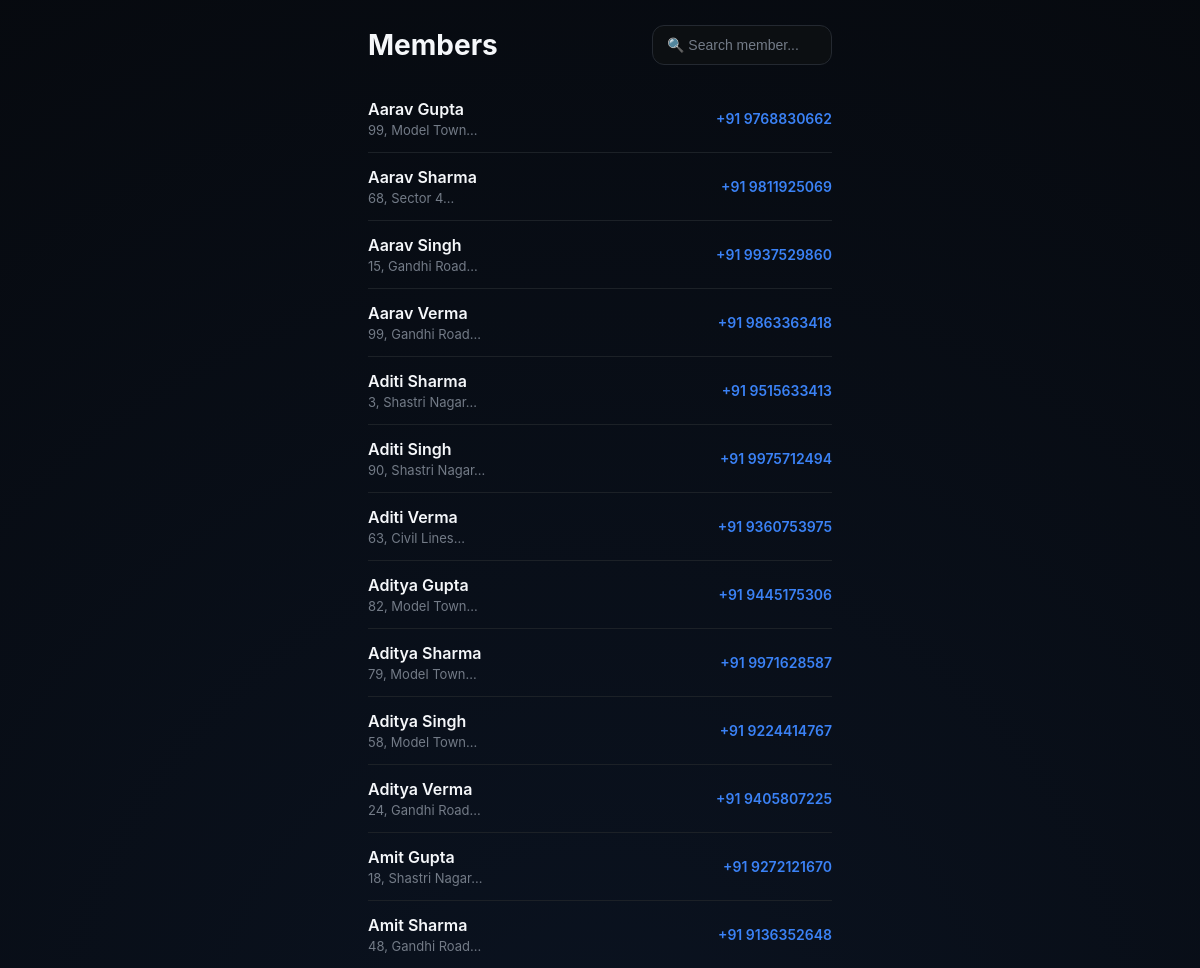
The page /members (signed in, upper part) on the database as committed earlier.
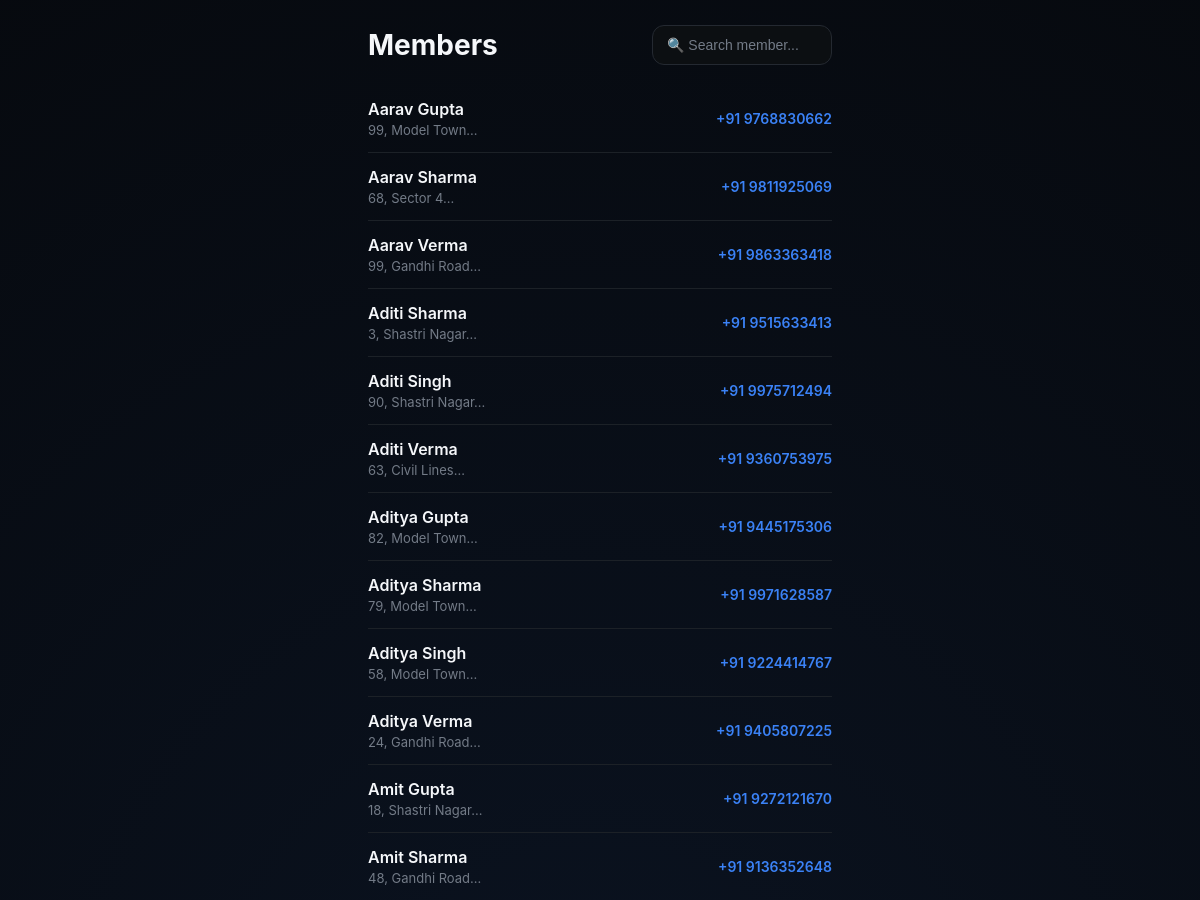
The same page on the database as committed later.
### models.py (models this page shows, shortened)
class Member(db.Model):
    __tablename__ = "member"
    id = db.Column(db.Integer, primary_key=True)
    owner_id = db.Column(
        db.Integer,
        db.ForeignKey("gym_owner.id"),
        nullable=False,
        index=True
    )
    name = db.Column(db.String(100), nullable=False)
    address = db.Column(db.String(150), nullable=False)
    phone = db.Column(db.String(15), nullable=False)
    join_date = db.Column(db.Date, nullable=False)
    notes = db.Column(db.Text)
    membership_active = db.Column(db.Boolean, default=True, nullable=False)
    send_membership_reminder = db.Column(db.Boolean, default=True)
    current_plan_id = db.Column(
        db.Integer,
        db.ForeignKey("membership_plan.id")
    )
    current_plan = db.relationship("MembershipPlan", foreign_keys=[current_plan_id])
    membership_start = db.Column(db.Date)
    membership_expiry = db.Column(db.Date)
    memberships = db.relationship(
        "Membership",
        backref="member",
        lazy=True,
        cascade="all, delete-orphan"
    )
    attendance = db.relationship(
        "Attendance",
        backref="member",
        lazy=True,
        cascade="all, delete-orphan"
    )
    __table_args__ = (
        db.UniqueConstraint(
            "owner_id",
            "name",
            name="uq_owner_member_name"
        ),
    )

### routes/members.py (the view)
@members_bp.route("/members")
@login_required
def members():
    members = Member.query.filter_by(owner_id=current_user.id).order_by(
        Member.membership_active.desc(),
        Member.name
    ).all()
    return render_template("members.html", members=members, active_page="members")

### security.py (called while the page is built)
def csrf_token():
    token = session.get(CSRF_SESSION_KEY)
    if token is None:
        token = token_urlsafe(32)
        session[CSRF_SESSION_KEY] = token
    return token

### templates/members.html (shortened to what this page needs)
{% extends "components/base.html" %}
{% block head%}
<link rel="stylesheet" href="{{ url_for('static', filename='css/members.css') }}">
{% endblock %}
{% block body %}
    <div class="header">
      <h1>Members</h1>
      <input id="search" type="text" placeholder="🔍 Search member...">
    </div>
    {% for member in members %}
    <a href="{{ url_for('members.member_details', member_id=member.id) }}" class="member {% if not member.membership_active %}inactive{% endif %}">
      <div class="member-info">
        <div class="name">{{member.name}}</div>
        <div class="address">
          {{member.address[:25]}}...
        </div>
      </div>
      <div class="phone">
        +91 {{member.phone}}
      </div>
    </a>
    {% endfor %}
   {% endblock %}

Rows that differ between the two databases and show on the page:
removed Member: name "Aarav Singh", address "15, Gandhi Road", phone "9937529860"
